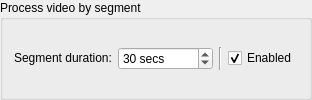
          <widget class="QGroupBox" name="groupBox_ProcessVideoBySegment">
           <property name="title">
            <string>Process video by segment</string>
           </property>
           <layout class="QGridLayout" name="gridLayout_69">
            <item row="0" column="0">
             <widget class="QLabel" name="label_SegmentDuration">
              <property name="sizePolicy">
               <sizepolicy hsizetype="Fixed" vsizetype="Fixed">
                <horstretch>0</horstretch>
                <verstretch>0</verstretch>
               </sizepolicy>
              </property>
              <property name="toolTip">
               <string>When processing video in segments, the length of each video clip.
This will determine how much hard disk space the program will occupy 
when processing video in segments.</string>
              </property>
              <property name="text">
               <string>Segment duration:</string>
              </property>
             </widget>
            </item>
            <item row="0" column="1">
             <widget class="QSpinBox" name="spinBox_SegmentDuration">
              <property name="sizePolicy">
               <sizepolicy hsizetype="Preferred" vsizetype="Fixed">
                <horstretch>0</horstretch>
                <verstretch>0</verstretch>
               </sizepolicy>
              </property>
              <property name="toolTip">
               <string>When processing video in segments, the length of each video clip.
This will determine how much hard disk space the program will occupy 
when processing video in segments.</string>
              </property>
              <property name="suffix">
               <string> secs</string>
              </property>
              <property name="prefix">
               <string/>
              </property>
              <property name="minimum">
               <number>1</number>
              </property>
              <property name="maximum">
               <number>999999999</number>
              </property>
              <property name="value">
               <number>30</number>
              </property>
             </widget>
            </item>
            <item row="0" column="3">
             <widget class="QCheckBox" name="checkBox_ProcessVideoBySegment">
              <property name="toolTip">
               <string>Processing video in segments can greatly reduce the 
hard disk space occupied by processing video. But it 
will increase the time required to process video.</string>
              </property>
              <property name="text">
               <string>Enabled</string>
              </property>
              <property name="checked">
               <bool>true</bool>
              </property>
             </widget>
            </item>
            <item row="0" column="2">
             <widget class="Line" name="line_46">
              <property name="orientation">
               <enum>Qt::Vertical</enum>
              </property>
             </widget>
            </item>
           </layout>
          </widget>
